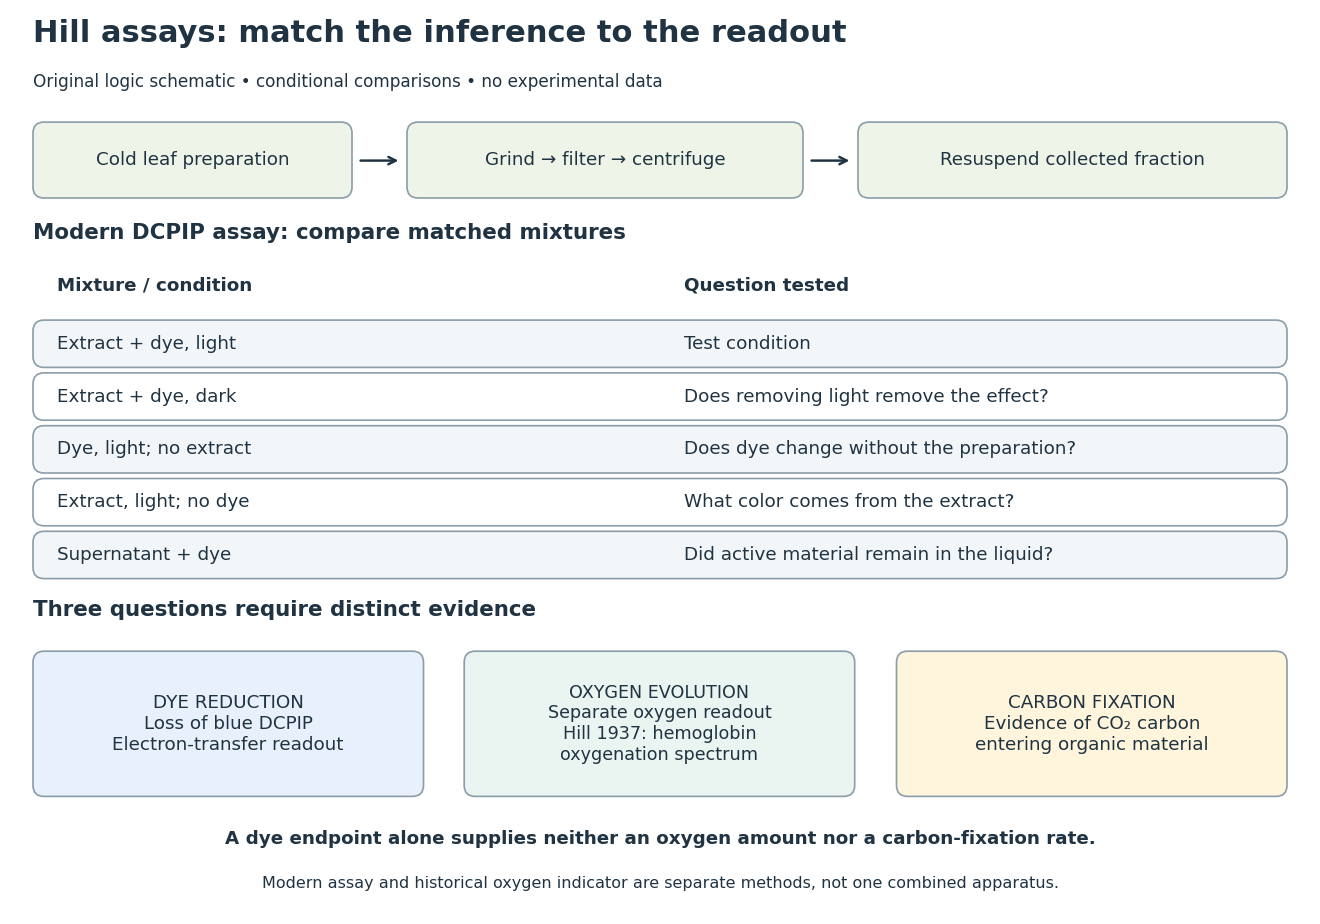

This figure's Python source:
"""Original Hill-assay comparison and readout logic; no measured data.
Python 3.14; matplotlib 3.10.7. Writes basename.png to CWD.
"""
from pathlib import Path
import matplotlib.pyplot as plt
from matplotlib.patches import FancyBboxPatch

INK = '#203342'
plt.rcParams.update({'font.family': 'DejaVu Sans', 'font.size': 12, 'text.color': INK})
fig, ax = plt.subplots(figsize=(12, 8.4), dpi=110)
fig.patch.set_facecolor('white')
ax.set(xlim=(0, 12), ylim=(0, 8.4)); ax.axis('off')

def box(x, y, w, h, fc, text='', size=12):
    ax.add_patch(FancyBboxPatch((x, y), w, h, boxstyle='round,pad=0,rounding_size=0.10', fc=fc, ec='#8b9da8', lw=1.1))
    if text:
        ax.text(x+w/2, y+h/2, text, ha='center', va='center', fontsize=size)

def arrow(start, end):
    ax.annotate('', xy=end, xytext=start, arrowprops={'arrowstyle': '->', 'lw': 1.6, 'color': INK})

ax.text(.3, 8.02, 'Hill assays: match the inference to the readout', fontsize=20, weight='bold')
ax.text(.3, 7.61, 'Original logic schematic • conditional comparisons • no experimental data', fontsize=11)
box(.3, 6.6, 2.9, .69, '#eef5e8', 'Cold leaf preparation')
arrow((3.25, 6.94), (3.65, 6.94))
box(3.7, 6.6, 3.6, .69, '#eef5e8', 'Grind → filter → centrifuge')
arrow((7.35, 6.94), (7.75, 6.94))
box(7.8, 6.6, 3.9, .69, '#eef5e8', 'Resuspend collected fraction')
ax.text(.3, 6.23, 'Modern DCPIP assay: compare matched mixtures', fontsize=14, weight='bold')
# No colors here represent actual experimental outcomes.
headers=['Mixture / condition', 'Question tested']
ax.text(.52, 5.76, headers[0], weight='bold')
ax.text(6.22, 5.76, headers[1], weight='bold')
rows=[('Extract + dye, light', 'Test condition'),
      ('Extract + dye, dark', 'Does removing light remove the effect?'),
      ('Dye, light; no extract', 'Does dye change without the preparation?'),
      ('Extract, light; no dye', 'What color comes from the extract?'),
      ('Supernatant + dye', 'Did active material remain in the liquid?')]
for i, (left, right) in enumerate(rows):
    y=5.06-i*.48
    box(.3,y,11.4,.43,'#f2f6f8' if i%2==0 else '#ffffff')
    ax.text(.52,y+.215,left,va='center',fontsize=12)
    ax.text(6.22,y+.215,right,va='center',fontsize=12)
ax.text(.3, 2.80, 'Three questions require distinct evidence', fontsize=14, weight='bold')
box(.3, 1.16, 3.55, 1.32, '#e7f0fb', 'DYE REDUCTION\nLoss of blue DCPIP\nElectron-transfer readout', 12)
box(4.22, 1.16, 3.55, 1.32, '#eaf4f1', 'OXYGEN EVOLUTION\nSeparate oxygen readout\nHill 1937: hemoglobin\noxygenation spectrum', 11.5)
box(8.15, 1.16, 3.55, 1.32, '#fff4dc', 'CARBON FIXATION\nEvidence of CO₂ carbon\nentering organic material', 12)
ax.text(6, .73, 'A dye endpoint alone supplies neither an oxygen amount nor a carbon-fixation rate.', ha='center', fontsize=12, weight='bold')
ax.text(6, .33, 'Modern assay and historical oxygen indicator are separate methods, not one combined apparatus.', ha='center', fontsize=10.5)
fig.subplots_adjust(left=0, right=1, bottom=0, top=1)
fig.savefig(Path.cwd() / (Path(__file__).stem + '.png'), facecolor='white', dpi=110)
plt.close(fig)
